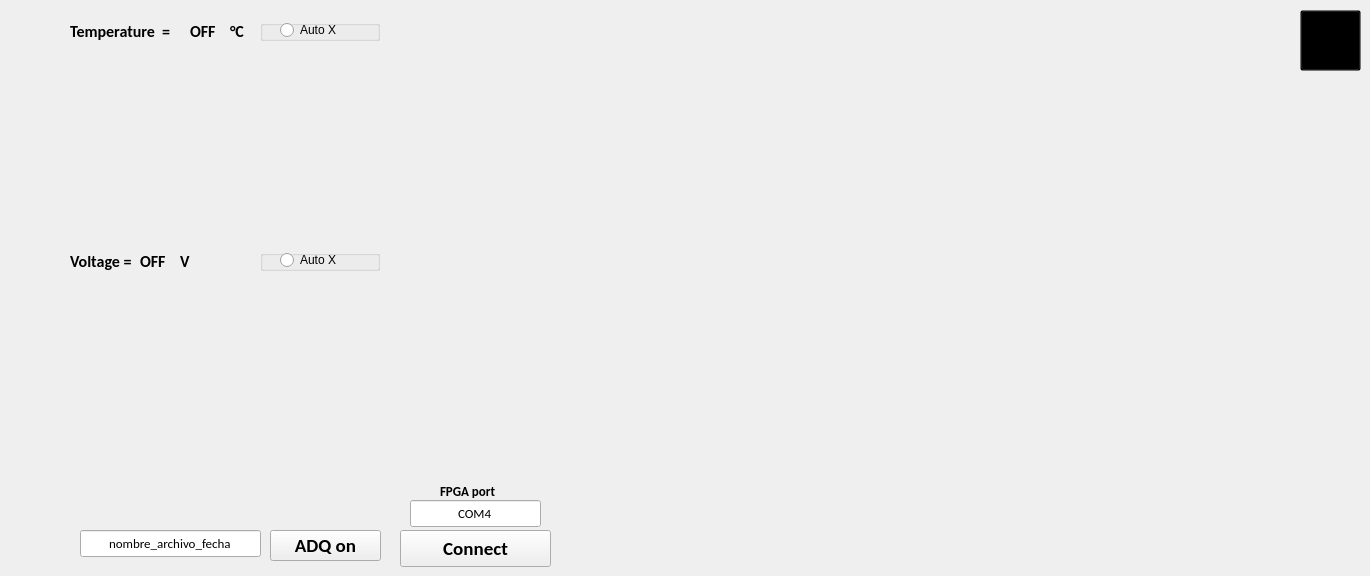
  <widget class="QWidget" name="centralwidget">
   <widget class="QPushButton" name="btnSerial">
    <property name="geometry">
     <rect>
      <x>400</x>
      <y>530</y>
      <width>151</width>
      <height>37</height>
     </rect>
    </property>
    <property name="font">
     <font>
      <family>Calibri</family>
      <pointsize>14</pointsize>
      <bold>true</bold>
     </font>
    </property>
    <property name="text">
     <string>Connect</string>
    </property>
    <property name="icon">
     <iconset>
      <normaloff>../Nueva carpeta/logo_cepia.jpg</normaloff>../Nueva carpeta/logo_cepia.jpg</iconset>
    </property>
    <property name="iconSize">
     <size>
      <width>37</width>
      <height>29</height>
     </size>
    </property>
    <property name="autoRepeat">
     <bool>false</bool>
    </property>
    <property name="autoDefault">
     <bool>false</bool>
    </property>
    <property name="default">
     <bool>false</bool>
    </property>
    <property name="flat">
     <bool>false</bool>
    </property>
   </widget>
   <widget class="QPushButton" name="stop_btn">
    <property name="enabled">
     <bool>true</bool>
    </property>
    <property name="geometry">
     <rect>
      <x>1300</x>
      <y>10</y>
      <width>61</width>
      <height>61</height>
     </rect>
    </property>
    <property name="palette">
     <palette>
      <active>
       <colorrole role="WindowText">
        <brush brushstyle="SolidPattern">
         <color alpha="255">
          <red>0</red>
          <green>0</green>
          <blue>0</blue>
         </color>
        </brush>
       </colorrole>
       <colorrole role="Button">
        <brush brushstyle="SolidPattern">
         <color alpha="0">
          <red>0</red>
          <green>0</green>
          <blue>0</blue>
         </color>
        </brush>
       </colorrole>
       <colorrole role="Light">
        <brush brushstyle="SolidPattern">
         <color alpha="0">
          <red>255</red>
          <green>255</green>
          <blue>255</blue>
         </color>
        </brush>
       </colorrole>
       <colorrole role="Midlight">
        <brush brushstyle="SolidPattern">
         <color alpha="0">
          <red>170</red>
          <green>255</green>
          <blue>0</blue>
         </color>
        </brush>
       </colorrole>
       <colorrole role="Dark">
        <brush brushstyle="SolidPattern">
         <color alpha="0">
          <red>120</red>
          <green>120</green>
          <blue>120</blue>
         </color>
        </brush>
       </colorrole>
       <colorrole role="Mid">
        <brush brushstyle="SolidPattern">
         <color alpha="0">
          <red>160</red>
          <green>160</green>
          <blue>160</blue>
         </color>
        </brush>
       </colorrole>
       <colorrole role="Text">
        <brush brushstyle="SolidPattern">
         <color alpha="255">
          <red>0</red>
          <green>0</green>
          <blue>0</blue>
         </color>
        </brush>
       </colorrole>
       <colorrole role="BrightText">
        <brush brushstyle="SolidPattern">
         <color alpha="255">
          <red>255</red>
          <green>255</green>
          <blue>255</blue>
         </color>
        </brush>
       </colorrole>
       <colorrole role="ButtonText">
        <brush brushstyle="SolidPattern">
         <color alpha="255">
          <red>0</red>
          <green>0</green>
          <blue>0</blue>
         </color>
        </brush>
       </colorrole>
       <colorrole role="Base">
        <brush brushstyle="SolidPattern">
         <color alpha="255">
          <red>255</red>
          <green>255</green>
          <blue>255</blue>
         </color>
        </brush>
       </colorrole>
       <colorrole role="Window">
        <brush brushstyle="SolidPattern">
         <color alpha="0">
          <red>240</red>
          <green>240</green>
          <blue>240</blue>
         </color>
        </brush>
       </colorrole>
       <colorrole role="Shadow">
        <brush brushstyle="SolidPattern">
         <color alpha="255">
          <red>0</red>
          <green>0</green>
          <blue>0</blue>
         </color>
        </brush>
       </colorrole>
       <colorrole role="AlternateBase">
        <brush brushstyle="SolidPattern">
         <color alpha="127">
          <red>247</red>
          <green>247</green>
          <blue>247</blue>
         </color>
        </brush>
       </colorrole>
       <colorrole role="ToolTipBase">
        <brush brushstyle="SolidPattern">
         <color alpha="255">
          <red>255</red>
          <green>255</green>
          <blue>220</blue>
         </color>
        </brush>
       </colorrole>
       <colorrole role="ToolTipText">
        <brush brushstyle="SolidPattern">
         <color alpha="255">
          <red>0</red>
          <green>0</green>
          <blue>0</blue>
         </color>
        </brush>
       </colorrole>
      </active>
      <inactive>
       <colorrole role="WindowText">
        <brush brushstyle="SolidPattern">
         <color alpha="255">
          <red>0</red>
          <green>0</green>
          <blue>0</blue>
         </color>
        </brush>
       </colorrole>
       <colorrole role="Button">
        <brush brushstyle="SolidPattern">
         <color alpha="0">
          <red>0</red>
          <green>0</green>
          <blue>0</blue>
         </color>
        </brush>
       </colorrole>
       <colorrole role="Light">
        <brush brushstyle="SolidPattern">
         <color alpha="0">
          <red>255</red>
          <green>255</green>
          <blue>255</blue>
         </color>
        </brush>
       </colorrole>
       <colorrole role="Midlight">
        <brush brushstyle="SolidPattern">
         <color alpha="0">
          <red>170</red>
          <green>255</green>
          <blue>0</blue>
         </color>
        </brush>
       </colorrole>
       <colorrole role="Dark">
        <brush brushstyle="SolidPattern">
         <color alpha="0">
          <red>120</red>
          <green>120</green>
          <blue>120</blue>
         </color>
        </brush>
       </colorrole>
       <colorrole role="Mid">
        <brush brushstyle="SolidPattern">
         <color alpha="0">
          <red>160</red>
          <green>160</green>
          <blue>160</blue>
         </color>
        </brush>
       </colorrole>
       <colorrole role="Text">
        <brush brushstyle="SolidPattern">
         <color alpha="255">
          <red>0</red>
          <green>0</green>
          <blue>0</blue>
         </color>
        </brush>
       </colorrole>
       <colorrole role="BrightText">
        <brush brushstyle="SolidPattern">
         <color alpha="255">
          <red>255</red>
          <green>255</green>
          <blue>255</blue>
         </color>
        </brush>
       </colorrole>
       <colorrole role="ButtonText">
        <brush brushstyle="SolidPattern">
         <color alpha="255">
          <red>0</red>
          <green>0</green>
          <blue>0</blue>
         </color>
        </brush>
       </colorrole>
       <colorrole role="Base">
        <brush brushstyle="SolidPattern">
         <color alpha="255">
          <red>255</red>
          <green>255</green>
          <blue>255</blue>
         </color>
        </brush>
       </colorrole>
       <colorrole role="Window">
        <brush brushstyle="SolidPattern">
         <color alpha="0">
          <red>240</red>
          <green>240</green>
          <blue>240</blue>
         </color>
        </brush>
       </colorrole>
       <colorrole role="Shadow">
        <brush brushstyle="SolidPattern">
         <color alpha="255">
          <red>0</red>
          <green>0</green>
          <blue>0</blue>
         </color>
        </brush>
       </colorrole>
       <colorrole role="AlternateBase">
        <brush brushstyle="SolidPattern">
         <color alpha="127">
          <red>247</red>
          <green>247</green>
          <blue>247</blue>
         </color>
        </brush>
       </colorrole>
       <colorrole role="ToolTipBase">
        <brush brushstyle="SolidPattern">
         <color alpha="255">
          <red>255</red>
          <green>255</green>
          <blue>220</blue>
         </color>
        </brush>
       </colorrole>
       <colorrole role="ToolTipText">
        <brush brushstyle="SolidPattern">
         <color alpha="255">
          <red>0</red>
          <green>0</green>
          <blue>0</blue>
         </color>
        </brush>
       </colorrole>
      </inactive>
      <disabled>
       <colorrole role="WindowText">
        <brush brushstyle="SolidPattern">
         <color alpha="0">
          <red>120</red>
          <green>120</green>
          <blue>120</blue>
         </color>
        </brush>
       </colorrole>
       <colorrole role="Button">
        <brush brushstyle="SolidPattern">
         <color alpha="0">
          <red>0</red>
          <green>0</green>
          <blue>0</blue>
         </color>
        </brush>
       </colorrole>
       <colorrole role="Light">
        <brush brushstyle="SolidPattern">
         <color alpha="0">
          <red>255</red>
          <green>255</green>
          <blue>255</blue>
         </color>
        </brush>
       </colorrole>
       <colorrole role="Midlight">
        <brush brushstyle="SolidPattern">
         <color alpha="0">
          <red>170</red>
          <green>255</green>
          <blue>0</blue>
         </color>
        </brush>
       </colorrole>
       <colorrole role="Dark">
        <brush brushstyle="SolidPattern">
         <color alpha="0">
          <red>120</red>
          <green>120</green>
          <blue>120</blue>
         </color>
        </brush>
       </colorrole>
       <colorrole role="Mid">
        <brush brushstyle="SolidPattern">
         <color alpha="0">
          <red>160</red>
          <green>160</green>
          <blue>160</blue>
         </color>
        </brush>
       </colorrole>
       <colorrole role="Text">
        <brush brushstyle="SolidPattern">
         <color alpha="0">
          <red>120</red>
          <green>120</green>
          <blue>120</blue>
         </color>
        </brush>
       </colorrole>
       <colorrole role="BrightText">
        <brush brushstyle="SolidPattern">
         <color alpha="255">
          <red>255</red>
          <green>255</green>
          <blue>255</blue>
         </color>
        </brush>
       </colorrole>
       <colorrole role="ButtonText">
        <brush brushstyle="SolidPattern">
         <color alpha="0">
          <red>120</red>
          <green>120</green>
          <blue>120</blue>
         </color>
        </brush>
       </colorrole>
       <colorrole role="Base">
        <brush brushstyle="SolidPattern">
         <color alpha="0">
          <red>240</red>
          <green>240</green>
          <blue>240</blue>
         </color>
        </brush>
       </colorrole>
       <colorrole role="Window">
        <brush brushstyle="SolidPattern">
         <color alpha="0">
          <red>240</red>
          <green>240</green>
          <blue>240</blue>
         </color>
        </brush>
       </colorrole>
       <colorrole role="Shadow">
        <brush brushstyle="SolidPattern">
         <color alpha="255">
          <red>0</red>
          <green>0</green>
          <blue>0</blue>
         </color>
        </brush>
       </colorrole>
       <colorrole role="AlternateBase">
        <brush brushstyle="SolidPattern">
         <color alpha="0">
          <red>240</red>
          <green>240</green>
          <blue>240</blue>
         </color>
        </brush>
       </colorrole>
       <colorrole role="ToolTipBase">
        <brush brushstyle="SolidPattern">
         <color alpha="255">
          <red>255</red>
          <green>255</green>
          <blue>220</blue>
         </color>
        </brush>
       </colorrole>
       <colorrole role="ToolTipText">
        <brush brushstyle="SolidPattern">
         <color alpha="255">
          <red>0</red>
          <green>0</green>
          <blue>0</blue>
         </color>
        </brush>
       </colorrole>
      </disabled>
     </palette>
    </property>
    <property name="font">
     <font>
      <family>Calibri</family>
      <pointsize>14</pointsize>
      <bold>true</bold>
     </font>
    </property>
    <property name="autoFillBackground">
     <bool>false</bool>
    </property>
    <property name="text">
     <string/>
    </property>
    <property name="icon">
     <iconset>
      <normaloff>../Interfaz serial/stop.png</normaloff>
      <normalon>../Interfaz serial/stopOFF.png</normalon>../Interfaz serial/stop.png</iconset>
    </property>
    <property name="iconSize">
     <size>
      <width>55</width>
      <height>51</height>
     </size>
    </property>
    <property name="checkable">
     <bool>false</bool>
    </property>
    <property name="checked">
     <bool>false</bool>
    </property>
    <property name="autoRepeat">
     <bool>false</bool>
    </property>
    <property name="autoDefault">
     <bool>false</bool>
    </property>
    <property name="default">
     <bool>false</bool>
    </property>
    <property name="flat">
     <bool>false</bool>
    </property>
   </widget>
   <widget class="QWidget" name="verticalLayoutWidget_4">
    <property name="geometry">
     <rect>
      <x>70</x>
      <y>50</y>
      <width>551</width>
      <height>171</height>
     </rect>
    </property>
    <layout class="QVBoxLayout" name="layout1"/>
   </widget>
   <widget class="QLabel" name="label_7">
    <property name="geometry">
     <rect>
      <x>60</x>
      <y>40</y>
      <width>571</width>
      <height>191</height>
     </rect>
    </property>
    <property name="text">
     <string/>
    </property>
    <property name="pixmap">
     <pixmap>GRIS.bmp</pixmap>
    </property>
   </widget>
   <widget class="QPushButton" name="adq_btn">
    <property name="enabled">
     <bool>true</bool>
    </property>
    <property name="geometry">
     <rect>
      <x>270</x>
      <y>530</y>
      <width>111</width>
      <height>31</height>
     </rect>
    </property>
    <property name="baseSize">
     <size>
      <width>0</width>
      <height>0</height>
     </size>
    </property>
    <property name="font">
     <font>
      <family>Calibri</family>
      <pointsize>14</pointsize>
      <bold>true</bold>
     </font>
    </property>
    <property name="focusPolicy">
     <enum>Qt::StrongFocus</enum>
    </property>
    <property name="text">
     <string>ADQ on</string>
    </property>
    <property name="icon">
     <iconset>
      <normaloff>../Nueva carpeta/logo_cepia.jpg</normaloff>../Nueva carpeta/logo_cepia.jpg</iconset>
    </property>
    <property name="autoDefault">
     <bool>false</bool>
    </property>
    <property name="default">
     <bool>false</bool>
    </property>
   </widget>
   <widget class="QLineEdit" name="namefile_edit">
    <property name="enabled">
     <bool>true</bool>
    </property>
    <property name="geometry">
     <rect>
      <x>80</x>
      <y>530</y>
      <width>181</width>
      <height>27</height>
     </rect>
    </property>
    <property name="font">
     <font>
      <family>Calibri</family>
      <pointsize>10</pointsize>
     </font>
    </property>
    <property name="text">
     <string>nombre_archivo_fecha</string>
    </property>
    <property name="maxLength">
     <number>50</number>
    </property>
    <property name="alignment">
     <set>Qt::AlignCenter</set>
    </property>
   </widget>
   <widget class="QLineEdit" name="nameCOM_edit">
    <property name="enabled">
     <bool>true</bool>
    </property>
    <property name="geometry">
     <rect>
      <x>410</x>
      <y>500</y>
      <width>131</width>
      <height>27</height>
     </rect>
    </property>
    <property name="font">
     <font>
      <family>Calibri</family>
      <pointsize>10</pointsize>
     </font>
    </property>
    <property name="text">
     <string>COM4</string>
    </property>
    <property name="maxLength">
     <number>50</number>
    </property>
    <property name="alignment">
     <set>Qt::AlignCenter</set>
    </property>
   </widget>
   <widget class="QLabel" name="title_4">
    <property name="geometry">
     <rect>
      <x>440</x>
      <y>480</y>
      <width>71</width>
      <height>23</height>
     </rect>
    </property>
    <property name="font">
     <font>
      <family>Calibri</family>
      <pointsize>10</pointsize>
      <bold>true</bold>
     </font>
    </property>
    <property name="text">
     <string>FPGA port</string>
    </property>
   </widget>
   <widget class="QGroupBox" name="groupBox_2">
    <property name="enabled">
     <bool>true</bool>
    </property>
    <property name="geometry">
     <rect>
      <x>260</x>
      <y>20</y>
      <width>120</width>
      <height>21</height>
     </rect>
    </property>
    <property name="title">
     <string/>
    </property>
    <widget class="QRadioButton" name="adjustX">
     <property name="geometry">
      <rect>
       <x>20</x>
       <y>0</y>
       <width>81</width>
       <height>20</height>
      </rect>
     </property>
     <property name="text">
      <string>Auto X</string>
     </property>
    </widget>
   </widget>
   <widget class="QLabel" name="T_label_1">
    <property name="geometry">
     <rect>
      <x>70</x>
      <y>20</y>
      <width>111</width>
      <height>23</height>
     </rect>
    </property>
    <property name="palette">
     <palette>
      <active>
       <colorrole role="WindowText">
        <brush brushstyle="SolidPattern">
         <color alpha="255">
          <red>0</red>
          <green>0</green>
          <blue>0</blue>
         </color>
        </brush>
       </colorrole>
      </active>
      <inactive>
       <colorrole role="WindowText">
        <brush brushstyle="SolidPattern">
         <color alpha="255">
          <red>0</red>
          <green>0</green>
          <blue>0</blue>
         </color>
        </brush>
       </colorrole>
      </inactive>
      <disabled>
       <colorrole role="WindowText">
        <brush brushstyle="SolidPattern">
         <color alpha="255">
          <red>120</red>
          <green>120</green>
          <blue>120</blue>
         </color>
        </brush>
       </colorrole>
      </disabled>
     </palette>
    </property>
    <property name="font">
     <font>
      <family>Calibri</family>
      <pointsize>12</pointsize>
      <bold>true</bold>
     </font>
    </property>
    <property name="text">
     <string>Temperature  =</string>
    </property>
   </widget>
   <widget class="QLabel" name="T_label_2">
    <property name="geometry">
     <rect>
      <x>190</x>
      <y>20</y>
      <width>51</width>
      <height>23</height>
     </rect>
    </property>
    <property name="palette">
     <palette>
      <active>
       <colorrole role="WindowText">
        <brush brushstyle="SolidPattern">
         <color alpha="255">
          <red>0</red>
          <green>0</green>
          <blue>0</blue>
         </color>
        </brush>
       </colorrole>
      </active>
      <inactive>
       <colorrole role="WindowText">
        <brush brushstyle="SolidPattern">
         <color alpha="255">
          <red>0</red>
          <green>0</green>
          <blue>0</blue>
         </color>
        </brush>
       </colorrole>
      </inactive>
      <disabled>
       <colorrole role="WindowText">
        <brush brushstyle="SolidPattern">
         <color alpha="255">
          <red>120</red>
          <green>120</green>
          <blue>120</blue>
         </color>
        </brush>
       </colorrole>
      </disabled>
     </palette>
    </property>
    <property name="font">
     <font>
      <family>Calibri</family>
      <pointsize>12</pointsize>
      <bold>true</bold>
     </font>
    </property>
    <property name="text">
     <string>OFF</string>
    </property>
   </widget>
   <widget class="QLabel" name="T_label_3">
    <property name="geometry">
     <rect>
      <x>230</x>
      <y>20</y>
      <width>51</width>
      <height>23</height>
     </rect>
    </property>
    <property name="palette">
     <palette>
      <active>
       <colorrole role="WindowText">
        <brush brushstyle="SolidPattern">
         <color alpha="255">
          <red>0</red>
          <green>0</green>
          <blue>0</blue>
         </color>
        </brush>
       </colorrole>
      </active>
      <inactive>
       <colorrole role="WindowText">
        <brush brushstyle="SolidPattern">
         <color alpha="255">
          <red>0</red>
          <green>0</green>
          <blue>0</blue>
         </color>
        </brush>
       </colorrole>
      </inactive>
      <disabled>
       <colorrole role="WindowText">
        <brush brushstyle="SolidPattern">
         <color alpha="255">
          <red>120</red>
          <green>120</green>
          <blue>120</blue>
         </color>
        </brush>
       </colorrole>
      </disabled>
     </palette>
    </property>
    <property name="font">
     <font>
      <family>Calibri</family>
      <pointsize>12</pointsize>
      <bold>true</bold>
     </font>
    </property>
    <property name="text">
     <string>°C</string>
    </property>
   </widget>
   <widget class="QLabel" name="label_8">
    <property name="geometry">
     <rect>
      <x>60</x>
      <y>270</y>
      <width>571</width>
      <height>191</height>
     </rect>
    </property>
    <property name="text">
     <string/>
    </property>
    <property name="pixmap">
     <pixmap>GRIS.bmp</pixmap>
    </property>
   </widget>
   <widget class="QWidget" name="verticalLayoutWidget_5">
    <property name="geometry">
     <rect>
      <x>70</x>
      <y>280</y>
      <width>551</width>
      <height>171</height>
     </rect>
    </property>
    <layout class="QVBoxLayout" name="layout2"/>
   </widget>
   <widget class="QLabel" name="V_label_4">
    <property name="geometry">
     <rect>
      <x>140</x>
      <y>250</y>
      <width>51</width>
      <height>23</height>
     </rect>
    </property>
    <property name="palette">
     <palette>
      <active>
       <colorrole role="WindowText">
        <brush brushstyle="SolidPattern">
         <color alpha="255">
          <red>0</red>
          <green>0</green>
          <blue>0</blue>
         </color>
        </brush>
       </colorrole>
      </active>
      <inactive>
       <colorrole role="WindowText">
        <brush brushstyle="SolidPattern">
         <color alpha="255">
          <red>0</red>
          <green>0</green>
          <blue>0</blue>
         </color>
        </brush>
       </colorrole>
      </inactive>
      <disabled>
       <colorrole role="WindowText">
        <brush brushstyle="SolidPattern">
         <color alpha="255">
          <red>120</red>
          <green>120</green>
          <blue>120</blue>
         </color>
        </brush>
       </colorrole>
      </disabled>
     </palette>
    </property>
    <property name="font">
     <font>
      <family>Calibri</family>
      <pointsize>12</pointsize>
      <bold>true</bold>
     </font>
    </property>
    <property name="text">
     <string>OFF</string>
    </property>
   </widget>
   <widget class="QLabel" name="V_label_5">
    <property name="geometry">
     <rect>
      <x>70</x>
      <y>250</y>
      <width>71</width>
      <height>23</height>
     </rect>
    </property>
    <property name="palette">
     <palette>
      <active>
       <colorrole role="WindowText">
        <brush brushstyle="SolidPattern">
         <color alpha="255">
          <red>0</red>
          <green>0</green>
          <blue>0</blue>
         </color>
        </brush>
       </colorrole>
      </active>
      <inactive>
       <colorrole role="WindowText">
        <brush brushstyle="SolidPattern">
         <color alpha="255">
          <red>0</red>
          <green>0</green>
          <blue>0</blue>
         </color>
        </brush>
       </colorrole>
      </inactive>
      <disabled>
       <colorrole role="WindowText">
        <brush brushstyle="SolidPattern">
         <color alpha="255">
          <red>120</red>
          <green>120</green>
          <blue>120</blue>
         </color>
        </brush>
       </colorrole>
      </disabled>
     </palette>
    </property>
    <property name="font">
     <font>
      <family>Calibri</family>
      <pointsize>12</pointsize>
      <bold>true</bold>
     </font>
    </property>
    <property name="text">
     <string>Voltage =</string>
    </property>
   </widget>
   <widget class="QLabel" name="V_label_6">
    <property name="geometry">
     <rect>
      <x>180</x>
      <y>250</y>
      <width>51</width>
      <height>23</height>
     </rect>
    </property>
    <property name="palette">
     <palette>
      <active>
       <colorrole role="WindowText">
        <brush brushstyle="SolidPattern">
         <color alpha="255">
          <red>0</red>
          <green>0</green>
          <blue>0</blue>
         </color>
        </brush>
       </colorrole>
      </active>
      <inactive>
       <colorrole role="WindowText">
        <brush brushstyle="SolidPattern">
         <color alpha="255">
          <red>0</red>
          <green>0</green>
          <blue>0</blue>
         </color>
        </brush>
       </colorrole>
      </inactive>
      <disabled>
       <colorrole role="WindowText">
        <brush brushstyle="SolidPattern">
         <color alpha="255">
          <red>120</red>
          <green>120</green>
          <blue>120</blue>
         </color>
        </brush>
       </colorrole>
      </disabled>
     </palette>
    </property>
    <property name="font">
     <font>
      <family>Calibri</family>
      <pointsize>12</pointsize>
      <bold>true</bold>
     </font>
    </property>
    <property name="text">
     <string>V</string>
    </property>
   </widget>
   <widget class="QGroupBox" name="groupBox_3">
    <property name="enabled">
     <bool>true</bool>
    </property>
    <property name="geometry">
     <rect>
      <x>260</x>
      <y>250</y>
      <width>120</width>
      <height>21</height>
     </rect>
    </property>
    <property name="title">
     <string/>
    </property>
    <widget class="QRadioButton" name="adjustX_2">
     <property name="geometry">
      <rect>
       <x>20</x>
       <y>0</y>
       <width>81</width>
       <height>20</height>
      </rect>
     </property>
     <property name="text">
      <string>Auto X</string>
     </property>
    </widget>
   </widget>
   <zorder>label_7</zorder>
   <zorder>btnSerial</zorder>
   <zorder>stop_btn</zorder>
   <zorder>verticalLayoutWidget_4</zorder>
   <zorder>adq_btn</zorder>
   <zorder>namefile_edit</zorder>
   <zorder>nameCOM_edit</zorder>
   <zorder>title_4</zorder>
   <zorder>groupBox_2</zorder>
   <zorder>T_label_1</zorder>
   <zorder>T_label_2</zorder>
   <zorder>T_label_3</zorder>
   <zorder>label_8</zorder>
   <zorder>verticalLayoutWidget_5</zorder>
   <zorder>V_label_4</zorder>
   <zorder>V_label_5</zorder>
   <zorder>V_label_6</zorder>
   <zorder>groupBox_3</zorder>
  </widget>
